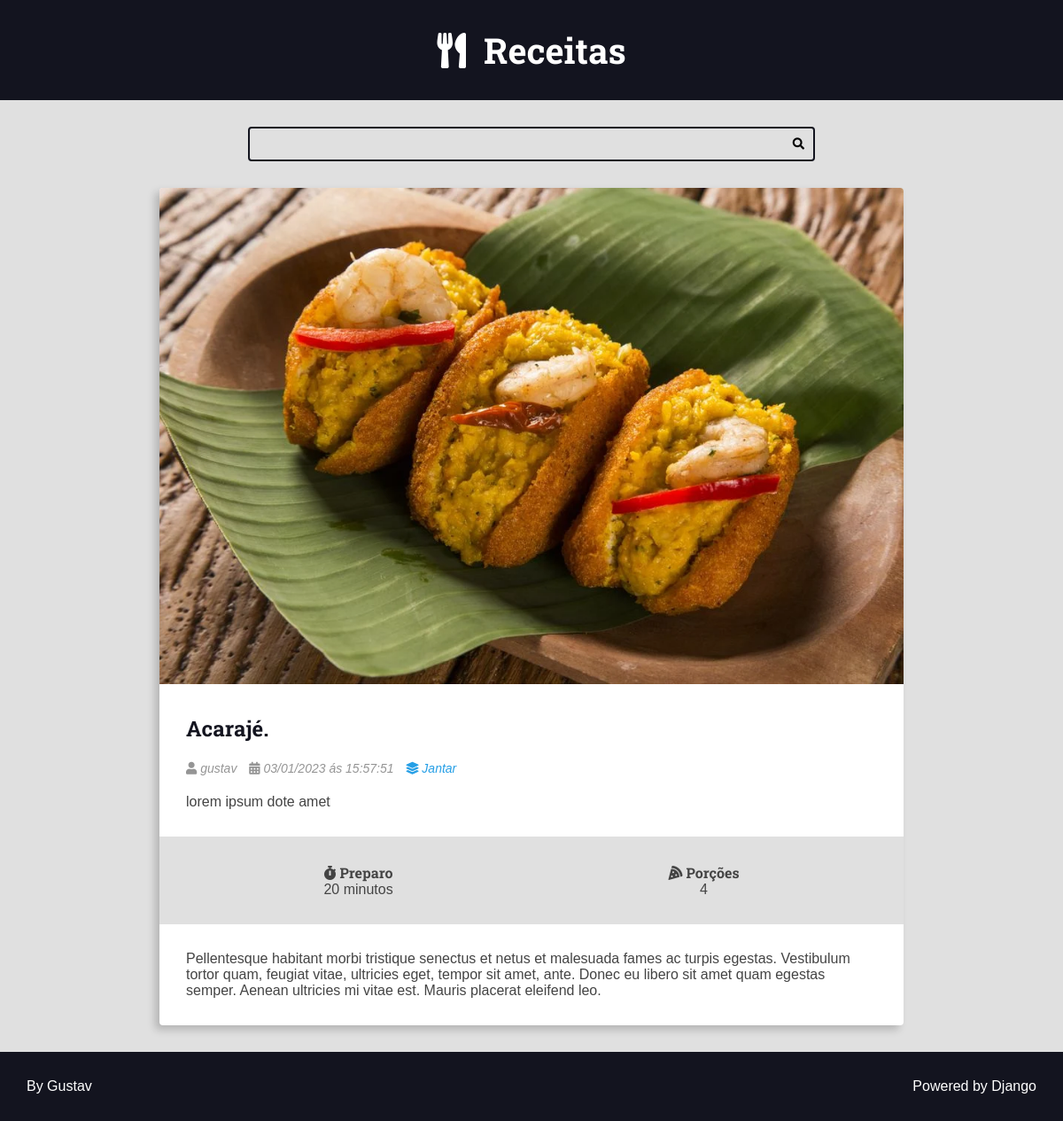
The page /recipes/2/ on the database its author committed.
### recipes/models.py (models this page shows, shortened)
class Recipe(models.Model):
    title = models.CharField(max_length=65)
    description = models.CharField(max_length=165)
    slug = models.SlugField(unique=True)
    preparation_time = models.IntegerField()
    preparation_time_unit = models.CharField(max_length=65)
    servings = models.IntegerField()
    servings_unit = models.CharField(max_length=65)
    preparation_steps = models.TextField()
    preparation_steps_is_html = models.BooleanField(default=False)
    created_at = models.DateTimeField(auto_now_add=True)
    updated_at = models.DateTimeField(auto_now=True)
    is_published = models.BooleanField(default=False)
    cover = models.ImageField(
        upload_to='recipes/covers/%Y/%m/%d/',  blank=True,  default=''
        )
    category = models.ForeignKey(
        Category, on_delete=models.SET_NULL, null=True, default=None
        )
    author = models.ForeignKey(User, on_delete=models.SET_NULL, null=True)

class Category(models.Model):
    name = models.CharField(max_length=60)

### recipes/views.py (the view)
# urls.py: path('recipes/<int:id>/', views.recipe, name='recipe'),
def recipe(request: HttpRequest, id: int) -> HttpResponse:
    recipe: Recipe = get_object_or_404(Recipe, id=id, is_published=True)
    return render(request, 'recipes/pages/recipe-view.html', context={
            'recipe': recipe,
            'is_detail_page': True
            })

### recipes/templates/recipes/pages/recipe-view.html (shortened to what this page needs)
{% extends 'global/base.html'%}
{% block 'content'%}
    <div class="main-content main-content-detail container">
        {% include 'recipes/partials/recipe.html'%}
    </div>
{% endblock%}

### recipes/templates/recipes/partials/recipe.html (shortened to what this page needs)
<div class="recipe recipe-list-item">
    <div class="recipe-cover">
        {% if recipe.cover%}
            <a href="{% url  'recipes:recipe' recipe.id %}">
            <img src="{{recipe.cover.url}}" alt="Temporário">
            </a>
        {% endif %}
    </div>
    <div class="recipe-title-container">
        <h2 class="recipe-title">
            <a href="{% url  'recipes:recipe' recipe.id %}">
                {{recipe.title}}.
            </a>
        </h2>
    </div>
    <div class="recipe-author">
        {%if recipe.author is not None%}
            <span class="recipe-author-item">
                <i class="fas fa-user"></i>
                {% if recipe.first_name%}
                    {{recipe.author.first_name}} {{recipe.author.last_name}}
                {% else%}
                    {{recipe.author.username}}
                {% endif %}
            </span>
        {% endif %}
        <span class="recipe-author-item">
            <i class="fas fa-calendar-alt"></i>
            {{recipe.created_at|date:"d/m/Y"}} ás {{recipe.created_at|date:"H:i:s"}}
        </span>
        {% if recipe.category is not None%}
            <span class="recipe-author-item">
                <a href="{% url 'recipes:category' recipe.category.id %}">
                    <i class="fas fa-layer-group"></i>
                    <span>{{recipe.category.name}}</span>
                </a>
            </span>
        {% endif %}
    </div>
    <div class="recipe-content">
        <p>{{recipe.description}}</p>
    </div>
    <div class="recipe-meta-container">
        <div class="recipe-meta recipe-preparation">
            <h3 class="recipe-meta-title"><i class="fas fa-stopwatch"></i> Preparo</h3>
            <div class="recipe-meta-text">
                {{recipe.preparation_time}} {{recipe.preparation_time_unit}}
            </div>
        </div>
        <div class="recipe-meta recipe-servings">
            <h3 class="recipe-meta-title"><i class="fas fa-pizza-slice"></i> Porções</h3>
            <div class="recipe-meta-text">
                {{recipe.servings}} {{recipes.servings_unit}}
            </div>
        </div>
    </div>
    {% if is_detail_page is True %}
        <div class="preparation-steps">
            {{ recipe.preparation_steps|linebreaksbr }}
        </div>
    {% endif %}
</div>

### base_static/global/css/style.css (style rules this page uses)
:root { --color-primary: #269fe6; --color-primary-hover: #2086c2; --color-primary-dark: #13141f; --color-primary-dark-hover: #212336; --color-primary-light: #d4ecfa; --color-primary-light-hover: #bdd8e7; --color-white: #fff; --color-black: #000; --color-dark-text: #444; --color-info-light: #cce5ff; --color-debug-light: #cce5ff; --color-success-light: #d4edda; --color-alert-light: #fff3cd; --color-warning-light: #fff3cd; --color-error-light: #f8d7da; --color-info-dark: #4d86c4; --color-debug-dark: #4d86c4; --color-success-dark: #4a9c5d; --color-alert-dark: #927f40; --color-warning-dark: #927f40; --color-error-dark: #da525d; --color-gray-0: #f9f9f9; --color-gray-1: #e0e0e0; --color-gray-2: #c7c7c7; --color-gray-3: #aeaeae; --color-gray-4: #959595; --color-gray-5: #7d7d7d; --color-gray-6: #646464; --color-gray-7: #4b4b4b; --color-gray-8: #323232; --color-gray-9: #191919; --font-primary: sans-serif; --font-headings: 'Roboto Slab', serif; --spacing-gutter-medium: 3rem; --spacing-gutter-large: 4rem; }
* { padding: 0; margin: 0; box-sizing: border-box; }
html { font-size: 62.5%; }
body { font-size: 1.6rem; font-family: var(--font-primary); background: var(--color-gray-1); color: var(--color-dark-text); }
h1, h2, h3, h4, h5, h6 { font-family: var(--font-headings); }
img { max-width: 100%; }
a { color: var(--color-primary); text-decoration: none; }
.container { max-width: 144rem; margin: 0 auto; padding: var(--spacing-gutter-medium); }
.main-content { padding-top: 0; }
.recipe { background: var(--color-white); box-shadow: -5px 5px 10px rgba(0, 0, 0, 0.2); transform: scale(1); transition: all 300ms ease-in-out; border-radius: 0.4rem; overflow: hidden; }
.recipe img { max-width: 100%; }
.recipe-list-item { max-width: 64rem; height: fit-content; }
.recipe-title-container { padding: var(--spacing-gutter-medium); padding-bottom: 2rem; }
.recipe-title-container a { text-decoration: none; color: var(--color-primary-dark); }
.recipe-author { padding: 0 var(--spacing-gutter-medium); }
.recipe-content { padding: var(--spacing-gutter-medium); padding-top: 2rem; }
.recipe-author-item { color: var(--color-gray-4); margin-right: 1rem; font-style: italic; font-size: 1.4rem; }
.recipe-author a { color: var(--color-primary); transition: all 300ms ease-in-out; text-decoration: none; }
.recipe-meta-container { display: flex; flex-flow: row wrap; padding: var(--spacing-gutter-medium); background: var(--color-gray-1); }
.recipe-meta { display: flex; flex-flow: column nowrap; flex-shrink: 1; flex-grow: 1; text-align: center; }
.recipe-meta-title { font-size: 1.6rem; }
.preparation-steps { padding: var(--spacing-gutter-medium); }
.main-content-detail .recipe-list-item { max-width: 84rem; margin: 0 auto; }

### rows shown on the page
Recipe: cover (picture), title "Acarajé", author.username "gustav", created_at "03/01/2023", created_at "15:57:51", category.name "Jantar", description "lorem ipsum dote amet", preparation_time "20", preparation_time_unit "minutos", servings "4", preparation_steps "Pellentesque habitant morbi tristique senectus et netus et malesuada fames ac turpis egestas. Vestibulum tortor quam, feugiat vitae, ultricies eget, tempor sit amet, ante. Donec eu libero sit amet quam egestas semper. Aenean ultricies mi vitae est. Mauris placerat eleifend leo."
